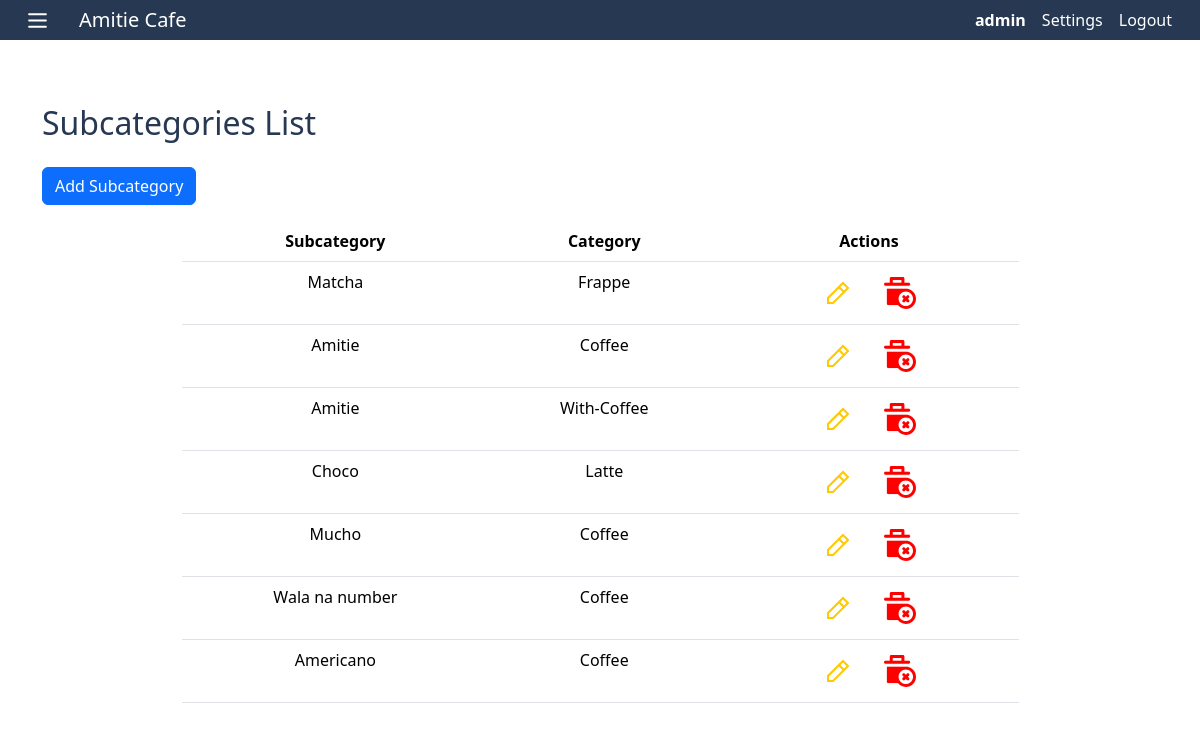
Page /admin/manage-subcategories.php (signed in) on the committed database.
### tables this page shows
CREATE TABLE `tblsubcategory` (
  `subcategory_id` int(11) NOT NULL,
  `subcategory_name` varchar(255) NOT NULL,
  `category_id` int(11) NOT NULL
);

CREATE TABLE `tblcategory` (
  `category_id` int(11) NOT NULL,
  `category_name` varchar(255) NOT NULL
);

### admin/manage-subcategories.php (the view, shortened to what this page needs)
<?php
include __DIR__ . "/../includes/header.php";
try {
    $stmt = $pdo->query("SELECT
                        sc.subcategory_id,
                        sc.subcategory_name,
                        sc.category_id,
                        c.category_id,
                        c.category_name
                        FROM tblsubcategory sc
                        LEFT JOIN tblcategory c
                        ON sc.category_id = c.category_id");
    $subcategories = $stmt->fetchAll(PDO::FETCH_ASSOC);
} catch (PDOException $err) {
    die("Query failed: " . $err->getMessage());
}
?>
<main class="col-md-12 d-flex flex-column flex-grow-1 overflow-auto pt-3 px-3">
    <div class="container mt-5">
        <h2 class="mb-4 text-custom">Subcategories List</h2>
        <button class="btn btn-primary mb-3" data-bs-toggle="modal" data-bs-target="#addSubcategoryModal">Add Subcategory</button>
        <div class="d-flex justify-content-center">
            <div class="table-responsive w-75">
                <table id="subcategoriesTable" class="table">
                    <thead>
                        <tr>
                            <th class="text-center">Subcategory</th>
                            <th class="text-center">Category</th>
                            <th class="text-center">Actions</th>
                        </tr>
                    </thead>
                    <tbody>
                        <?php foreach ($subcategories as $subcategory) : ?>
                            <tr>
                                <td class="text-center"><?= htmlspecialchars($subcategory['subcategory_name']) ?></td>
                                <td class="text-center"><?= htmlspecialchars($subcategory['category_name']) ?></td>
                                <td class="text-center">
                                    <div class="">
                                        <button type="button" class="btn edit-btn" data-bs-toggle="modal" data-bs-target="#editSubcategoryModal"
                                            data-bs-subcategory-id="<?= $subcategory['subcategory_id'] ?>"
                                            data-bs-subcategory-name="<?= htmlspecialchars($subcategory['subcategory_name']) ?>"
                                            data-bs-category-id="<?= htmlspecialchars($subcategory['category_id']) ?>">
                                            <img src="../assets/image/edit.svg" alt="Edit" class="" style="max-width: 2em;">
                                        </button>
                                        <button type="button" class="btn delete-btn" data-bs-toggle="modal" data-bs-target="#deleteSubcategoryModal"
                                            data-bs-subcategory-id="<?= $subcategory['subcategory_id'] ?>"
                                            data-bs-subcategory-name="<?= htmlspecialchars($subcategory['subcategory_name']) ?>">
                                            <img src="../assets/image/delete.svg" alt="Delete" class="img-responsive" style="max-width: 2em;">
                                        </button>
                                    </div>
                                </td>
                            </tr>
                        <?php endforeach; ?>
                    </tbody>
                </table>
            </div>
        </div>
    </div>
</main>
<?php include __DIR__ . "/../includes/footer.php"; ?>

### includes/header.php (shortened to what this page needs)
<!DOCTYPE html>
<html lang="en">
<head>
    <link rel="stylesheet" href="/AmitieCafe/assets/bootstrap/css/bootstrap.min.css">
    <link rel="stylesheet" href="/AmitieCafe/assets/css/custom.css">
    <link rel="stylesheet" href="/AmitieCafe/assets/css/datatables.min.css">
</head>
<body>
    <nav class="navbar navbar-expand-md bg-custom p-0 sticky-top">
        <div class="container-fluid">
            <div class="d-flex align-items-center">
                <button class="btn text-white me-3" type="button" data-bs-toggle="offcanvas" data-bs-target="#sidebarMenu">
                    <img src="/AmitieCafe/assets/image/burger-menu.svg" alt="Amitie Cafe Logo" height="25">
                </button>
                <a class="navbar-brand text-white me-3" href="#"> Amitie Cafe</a>
            </div>
            <div class="ms-auto d-flex align-items-center">
                <span class="text-white fw-bold me-3"><?php echo $_SESSION['user_name']; ?></span>
                <a class="nav-link text-white me-3" href="#">Settings</a>
                <a class="nav-link text-white me-3" href="<?php echo BASE_URL; ?>actions/logout.php">Logout</a>
            </div>
        </div>
    </nav>

### includes/footer.php (shortened to what this page needs)
</body>
</html>

### assets/css/custom.css (style rules this page uses)
.bg-custom { background-color: #273852; }
.text-custom { color: #273852; }

### rows in the picture
tblsubcategory: subcategory_name "Matcha", category.category_name "Frappe"
tblsubcategory: subcategory_name "Amitie", category.category_name "Coffee"
tblsubcategory: subcategory_name "Amitie", category.category_name "With-Coffee"
tblsubcategory: subcategory_name "Choco", category.category_name "Latte"
tblsubcategory: subcategory_name "Mucho", category.category_name "Coffee"
tblsubcategory: subcategory_name "Wala na number", category.category_name "Coffee"
tblsubcategory: subcategory_name "Americano", category.category_name "Coffee"

### other values in the picture
$_SESSION['user_name'] "admin"
